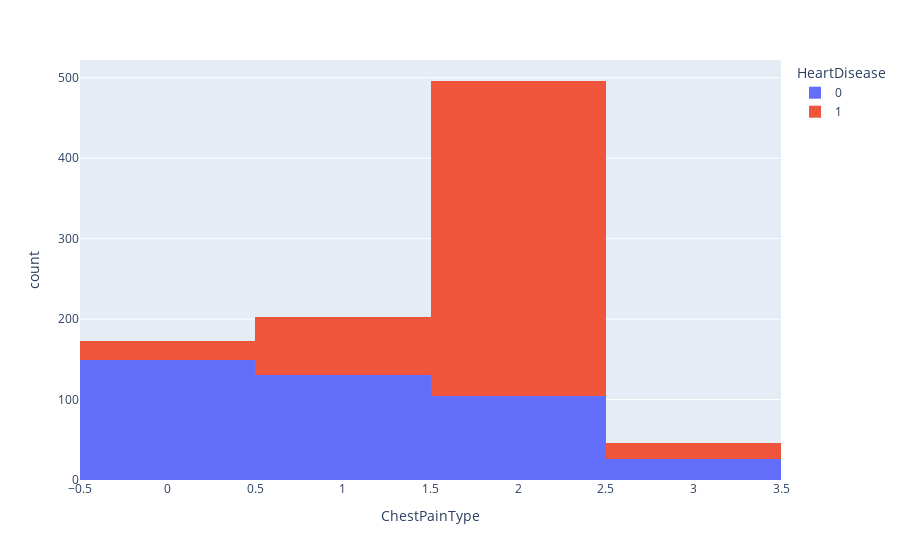

Notebook code for this chart:
### Markdown cell above
ChestPainType vs HeartDisease

### Code cell
px.histogram(heart_df,x='ChestPainType',color='HeartDisease')
# ChestPainType : ATA = 0, NAP = 1, ASY = 2, TA = 3

### Figure 1 — Plotly figure (JSON) as saved in the notebook; plotly's stock layout.template omitted (floating-point values rounded to 4 significant figures; data arrays with more than 128 entries replaced by an {"elided": "..."} marker saying what was removed)
{"data": [{"bingroup": "x", "hovertemplate": "HeartDisease=0<br>ChestPainType=%{x}<br>count=%{y}<extra></extra>", "legendgroup": "0", "marker": {"color": "#636efa", "pattern": {"shape": ""}}, "name": "0", "orientation": "v", "showlegend": true, "type": "histogram", "x": {"elided": "410 int values"}, "xaxis": "x", "yaxis": "y"}, {"bingroup": "x", "hovertemplate": "HeartDisease=1<br>ChestPainType=%{x}<br>count=%{y}<extra></extra>", "legendgroup": "1", "marker": {"color": "#EF553B", "pattern": {"shape": ""}}, "name": "1", "orientation": "v", "showlegend": true, "type": "histogram", "x": {"elided": "508 int values"}, "xaxis": "x", "yaxis": "y"}], "layout": {"barmode": "relative", "legend": {"title": {"text": "HeartDisease"}, "tracegroupgap": 0}, "margin": {"t": 60}, "xaxis": {"anchor": "y", "domain": [0, 1], "title": {"text": "ChestPainType"}}, "yaxis": {"anchor": "x", "domain": [0, 1], "title": {"text": "count"}}}}
